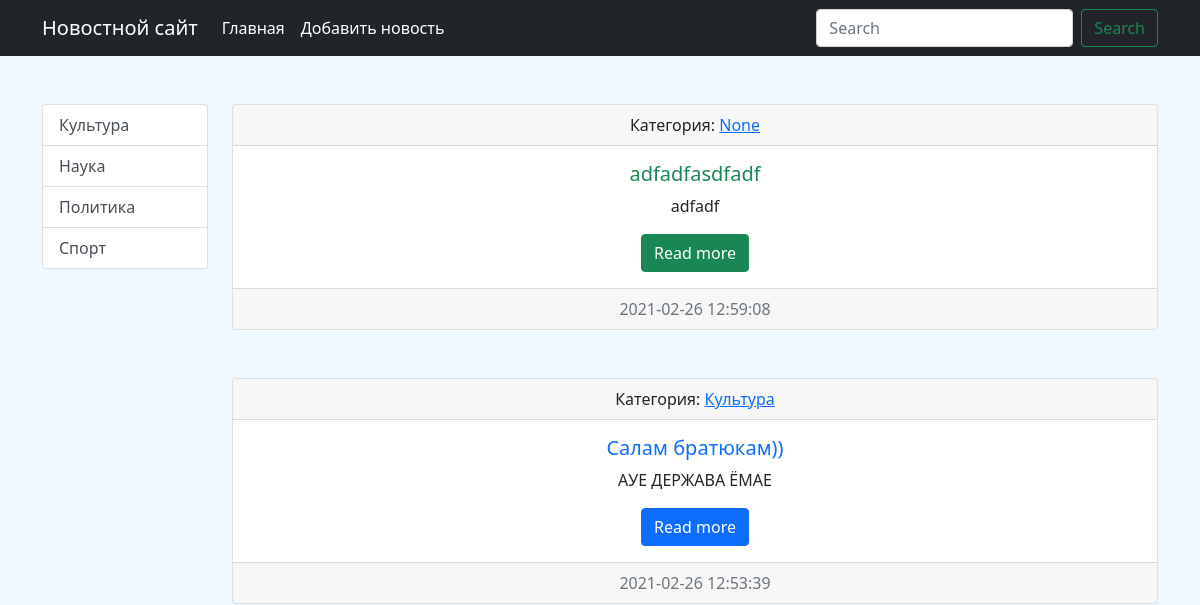
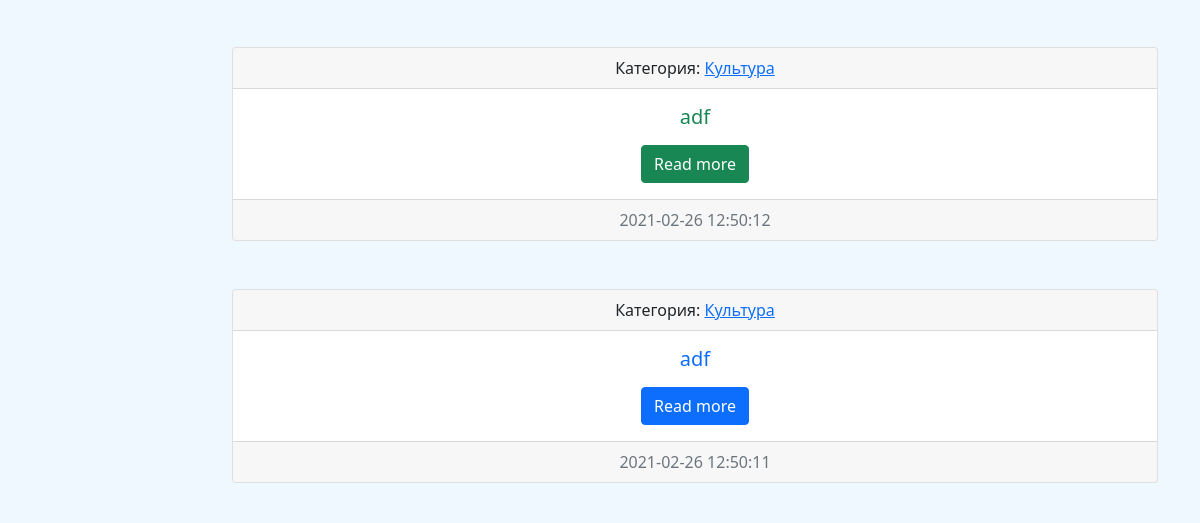
The page /news/ (upper part) on the database as committed earlier (2 pictures, top to bottom).
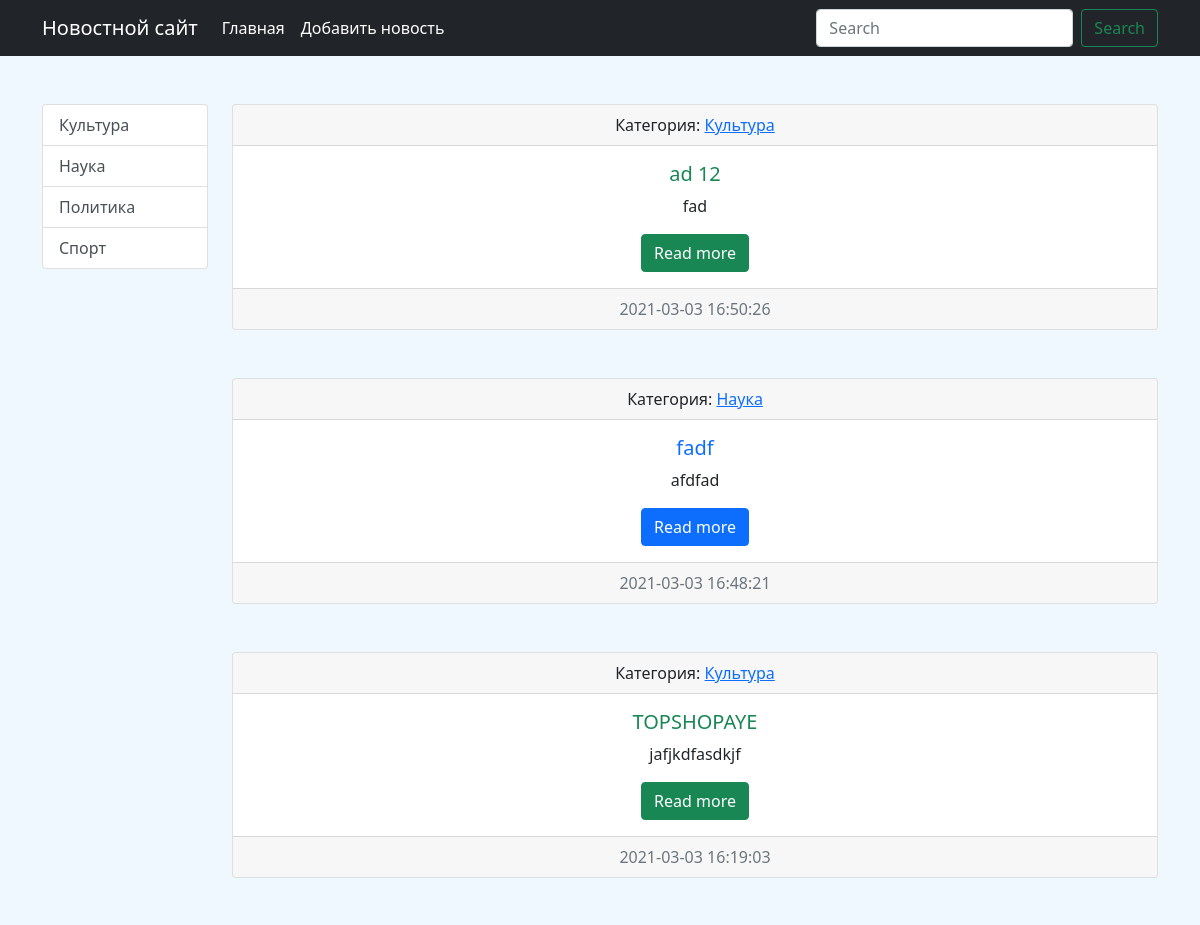
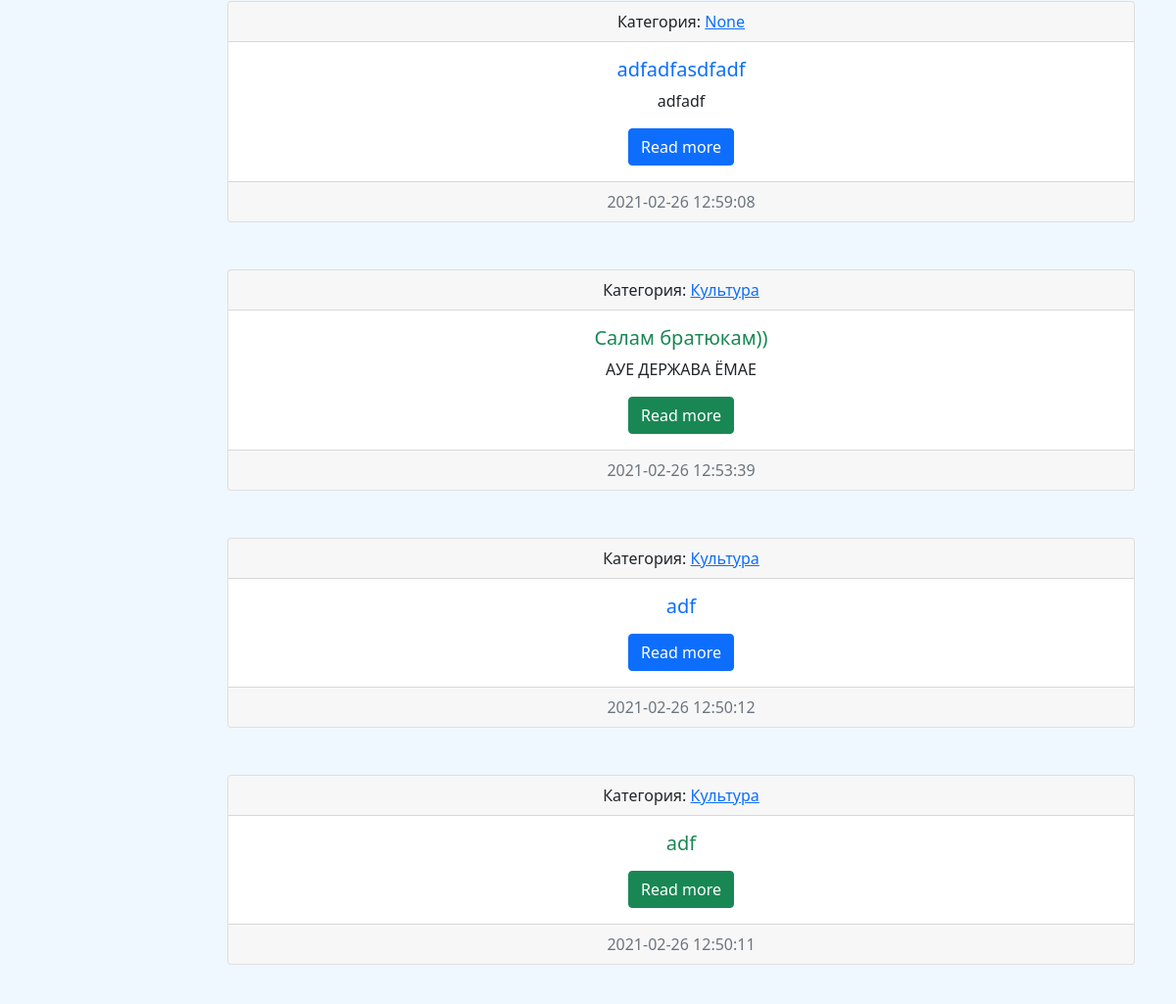
The same page on the database as committed later (2 pictures, top to bottom).
### news/models.py (models this page shows, shortened)
class Categories(models.Model):
    title = models.CharField(max_length = 150, verbose_name = "Название категории", db_index = True)
    def get_absolute_url(self):
        return reverse('category', kwargs={'category_id': self.pk})
    class Meta:
        verbose_name = "Категория"
        verbose_name_plural = "Категории"
        ordering = ['title']
    def __str__(self):
        return self.title

class News(models.Model):
    title = models.CharField(max_length = 150, verbose_name = 'Наименование')
    content = models.TextField(blank=True, verbose_name = 'Контент')
    created_at = models.DateTimeField(auto_now_add = True, verbose_name = 'Дата публикации')
    updated_at = models.DateTimeField(auto_now = True, verbose_name = 'Обновлено')
    photo = models.ImageField(upload_to = 'photos/%Y/%m/%d/', blank=True, verbose_name = 'Фото')
    is_published = models.BooleanField(default=True, verbose_name = 'Опубликовано?')
    category = models.ForeignKey('Categories', on_delete = models.PROTECT, null = True, verbose_name = "Название категории")
    def get_absolute_url(self):
        return reverse('view_news', kwargs={'news_id': self.pk})
    class Meta:
        verbose_name = 'Новость'
        verbose_name_plural = 'Новости'
        ordering = ['-created_at', 'title']

### news/views.py (the view)
# urls.py: path('news/', HomeNews.as_view(), name = 'home'),
class HomeNews(ListView):
    model = News
    template_name = 'news/index.html'
    context_object_name = 'news'
    def get_context_data(self, **kwargs):
        context = super().get_context_data(**kwargs)
        context["title"] = 'Главная'
        return context
    def get_queryset(self):
        return News.objects.filter(is_published = True)

### news/templatetags/news_tags.py (called while the page is built)
@register.simple_tag(name='get_list_categories')
def get_categories():
    return Categories.objects.all()

### news/templates/news/index.html (shortened to what this page needs)
{% extends 'base.html' %}
{% block sidebar %}
{% include 'inc/_sidebar.html' %}
{% endblock %}
{% block content %}
{% for item in news %}
<div class="card text-center mb-5">
    <div class="card-header">
        Категория: <a href = "{{item.category.get_absolute_url}}">{{ item.category }}</a>
    </div>
    <div class="card-body">
        <div class="media">
            <div class="media-body">
                <h5 class="card-title {% cycle 'text-success' 'text-primary'%}">{{ item.title }}</h5>
                <p class="card-text">{{ item.content|truncatewords:50 }}</p>
                <a href="{{ item.get_absolute_url }}" class="btn {%cycle 'btn-success' 'btn-primary'%}">Read more</a>
            </div>
        </div>
    </div>
    <div class="card-footer text-muted">
        {{ item.created_at|date:"Y-m-d H:i:s" }}
    </div>
</div>
{% empty %}
<p>ОЙ, тут пусто...</p>
{% endfor %}
{% endblock %}

### templates/inc/_sidebar.html
{% load news_tags %}
{% get_list_categories as categories%}
<div class="list-group">
{% for item in categories %}
    {% if current_category.pk == item.pk %}
    <a class="list-group-item list-group-item-action active" href="{{item.get_absolute_url}}">
        {{ item.title }}
    </a>
    {% else %}
    <a class="list-group-item list-group-item-action" href="{{item.get_absolute_url}}">
        {{ item.title }}
    </a>
    {% endif %}
{% endfor %}
</div>

Rows that differ between the two databases and show on the page:
added News: category "Культура", title "ad 12", content "fad", created_at "2021-03-03 16:50:26"
added News: category "Наука", title "fadf", content "afdfad", created_at "2021-03-03 16:48:21"
added News: category "Культура", title "TOPSHOPAYE", content "jafjkdfasdkjf", created_at "2021-03-03 16:19:03"
